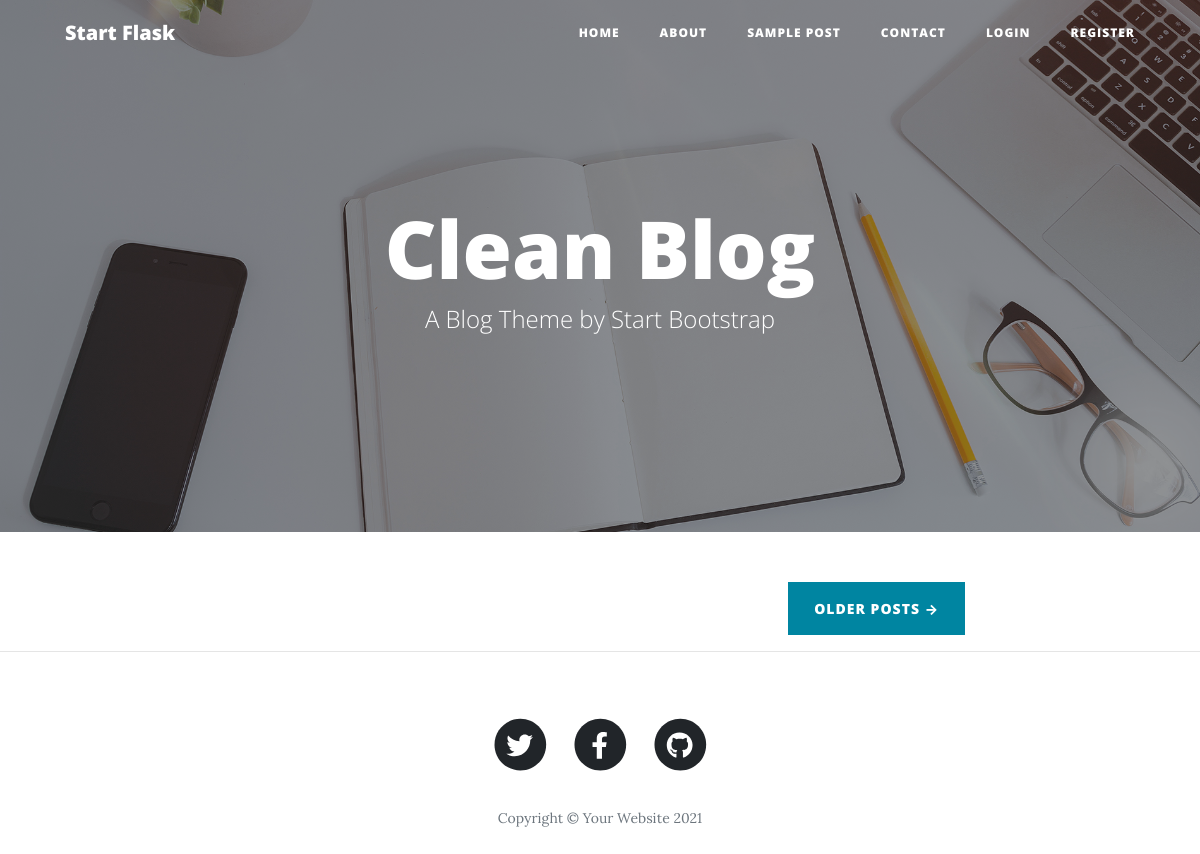
Page /home on the earlier database version.
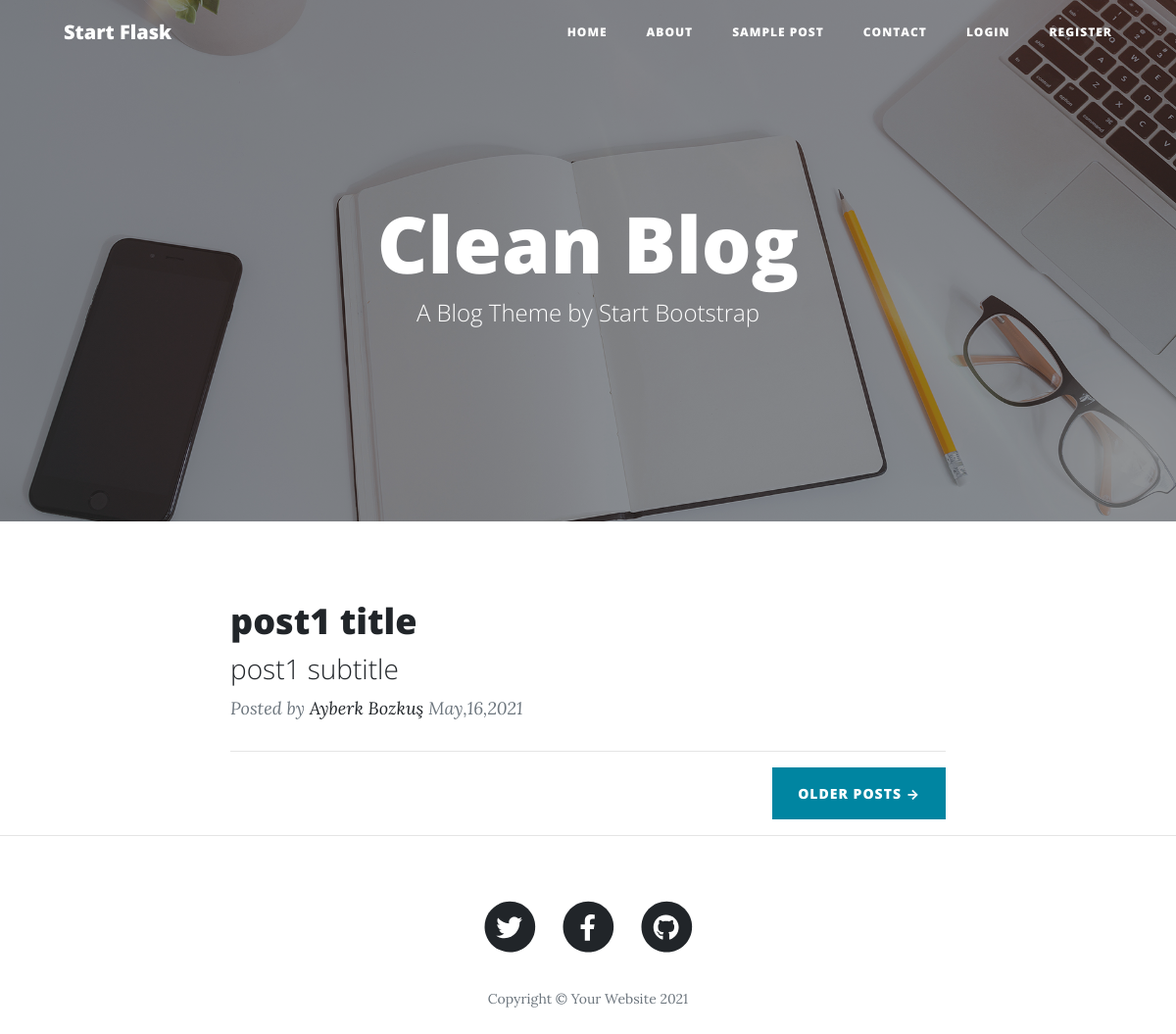
Same page on the later database version.
### CleanBlog/models.py (models this page shows, shortened)
class Post(db.Model):
    id = db.Column(db.Integer, primary_key = True)
    title = db.Column(db.String, nullable=False)
    subtitle = db.Column(db.String, nullable=False)
    post_date = db.Column(db.DateTime, nullable=False, default = datetime.now) # ().strftime('%Y-%m-%d')
    post_text = db.Column(db.Text, nullable=False)
    user_id = db.Column(db.Integer, db.ForeignKey('user.id'), nullable=False)

class User(db.Model, UserMixin):
    id = db.Column(db.Integer, primary_key = True)
    name = db.Column(db.String, nullable=False)
    email = db.Column(db.String, unique=True, nullable=False)
    password = db.Column(db.String, nullable=False)
    posts = db.relationship('Post', backref = 'user', lazy= True)

### CleanBlog/routes.py (the view)
@app.route("/")
@app.route("/home")
def index():
    posts = Post.query.order_by(Post.id.desc()).all()
    return render_template('index.html', title = 'HOME',posts = posts)

### CleanBlog/templates/index.html (shortened to what this page needs)
{% extends 'base.html' %}
{% block content %}
        <header class="masthead" style='background-image: url(" {{ url_for('static', filename='assets/img/home-bg.jpg') }} ")'>
            <div class="overlay"></div>
            <div class="container">
                <div class="row">
                    <div class="col-lg-8 col-md-10 mx-auto">
                        <div class="site-heading">
                            <h1>Clean Blog</h1>
                            <span class="subheading">A Blog Theme by Start Bootstrap</span>
                        </div>
                    </div>
                </div>
            </div>
        </header>
        <div class="container">
            <div class="row">
                <div class="col-lg-8 col-md-10 mx-auto">
                    {% for post in posts %}
                    <div class="post-preview">
                        <a href="post.html">
                            <h2 class="post-title"> {{ post.title }} </h2>
                            <h3 class="post-subtitle"> {{ post.subtitle }} </h3>
                        </a>
                        <p class="post-meta">
                            Posted by
                            <a href="#!"> {{ post.user.name }} </a>
                            {{ post.post_date.strftime('%B,%d,%Y') }}
                        </p>
                    </div>
                    <hr />
                    {% endfor %}
                    <div class="clearfix"><a class="btn btn-primary float-right" href="#!">Older Posts →</a></div>
                </div>
            </div>
        </div>
        <hr />
{% endblock %}

### CleanBlog/templates/base.html (shortened to what this page needs)
<!DOCTYPE html>
<html lang="en">
    <head>
        <link href="{{ url_for('static', filename ='css/styles.css') }}" rel="stylesheet" />
    </head>
    <body>
        <nav class="navbar navbar-expand-lg navbar-light fixed-top" id="mainNav">
            <div class="container">
                <a class="navbar-brand" href="{{ url_for('index') }}">Start Flask</a>
                <div class="collapse navbar-collapse" id="navbarResponsive">
                    <ul class="navbar-nav ml-auto">
                        <li class="nav-item"><a class="nav-link" href="{{ url_for('index') }}">Home</a></li>
                        <li class="nav-item"><a class="nav-link" href="{{ url_for('about') }}">About</a></li>
                        <li class="nav-item"><a class="nav-link" href="{{ url_for('post') }}">Sample Post</a></li>
                        <li class="nav-item"><a class="nav-link" href="{{ url_for('contact') }}">Contact</a></li>
                        {% if current_user.is_authenticated %}
                        <li class="nav-item"><a class="nav-link" href="{{ url_for('new_post') }}">Add Post</a></li>
                        <li class="nav-item"><a class="nav-link" href="{{ url_for('logout') }}">Logout</a></li>
                        {% else %}
                        <li class="nav-item"><a class="nav-link" href="{{ url_for('login') }}">Login</a></li>
                        <li class="nav-item"><a class="nav-link" href="{{ url_for('register') }}">Register</a></li>
                        {% endif %}
                    </ul>
                </div>
            </div>
        </nav>
        {% block content %}
        {% endblock %}
        <footer>
            <div class="container">
                <div class="row">
                    <div class="col-lg-8 col-md-10 mx-auto">
                        <ul class="list-inline text-center">
                            <li class="list-inline-item">
                                <a href="#!">
                                    <span class="fa-stack fa-lg">
                                        <i class="fas fa-circle fa-stack-2x"></i>
                                        <i class="fab fa-twitter fa-stack-1x fa-inverse"></i>
                                    </span>
                                </a>
                            </li>
                            <li class="list-inline-item">
                                <a href="#!">
                                    <span class="fa-stack fa-lg">
                                        <i class="fas fa-circle fa-stack-2x"></i>
                                        <i class="fab fa-facebook-f fa-stack-1x fa-inverse"></i>
                                    </span>
                                </a>
                            </li>
                            <li class="list-inline-item">
                                <a href="#!">
                                    <span class="fa-stack fa-lg">
                                        <i class="fas fa-circle fa-stack-2x"></i>
                                        <i class="fab fa-github fa-stack-1x fa-inverse"></i>
                                    </span>
                                </a>
                            </li>
                        </ul>
                        <p class="copyright text-muted">Copyright &copy; Your Website 2021</p>
                    </div>
                </div>
            </div>
        </footer>
    </body>
</html>

Differences in the rows shown:
added Post: title "post1 title", subtitle "post1 subtitle", user.name "Ayberk Bozkuş", post_date "May,16,2021"
